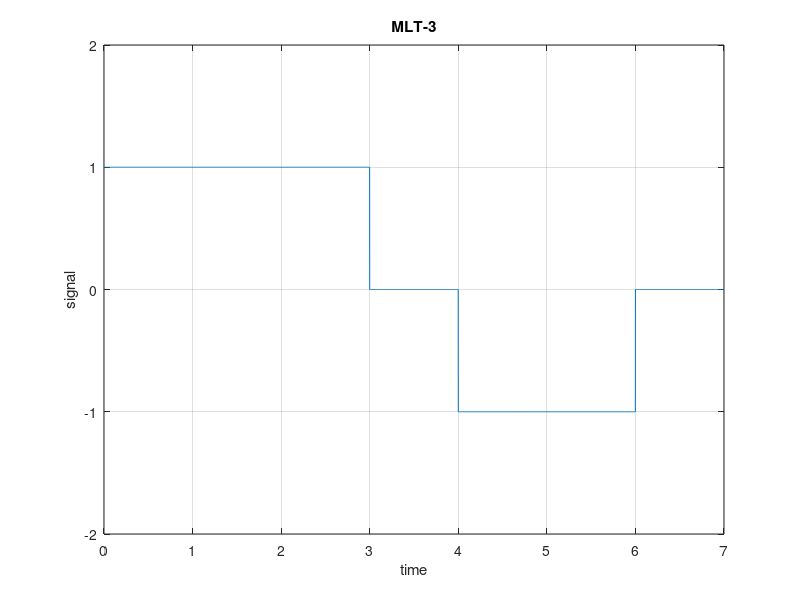

Source code (MATLAB):
%% MLT-3
state = [1,0,-1,0];
n = 1000;
%bits = input("give array: ");
bits = [1,0,0,1,1,0,1];
T = length(bits);
N = length(bits)*n;
t = 0:T/N:T;
x = zeros(1,length(t));
ind = 3;
for i=1:T
    if bits(i) == 1
        ind = mod(ind+1,4);
    end
    x((i-1)*n+1:i*n) = state(ind+1);
end
plot(t,x);
grid on;
axis([0,length(bits),-2,2]);
xlabel("time");
ylabel("signal");
title("MLT-3");


